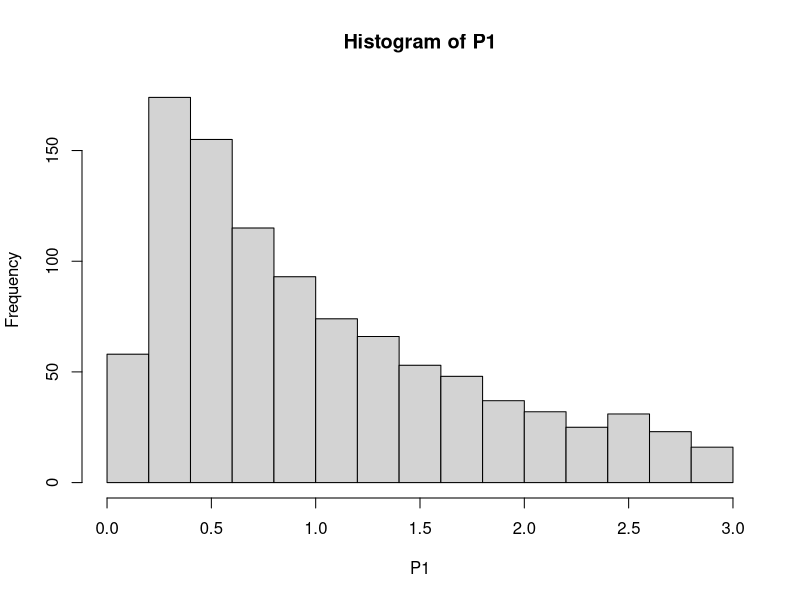
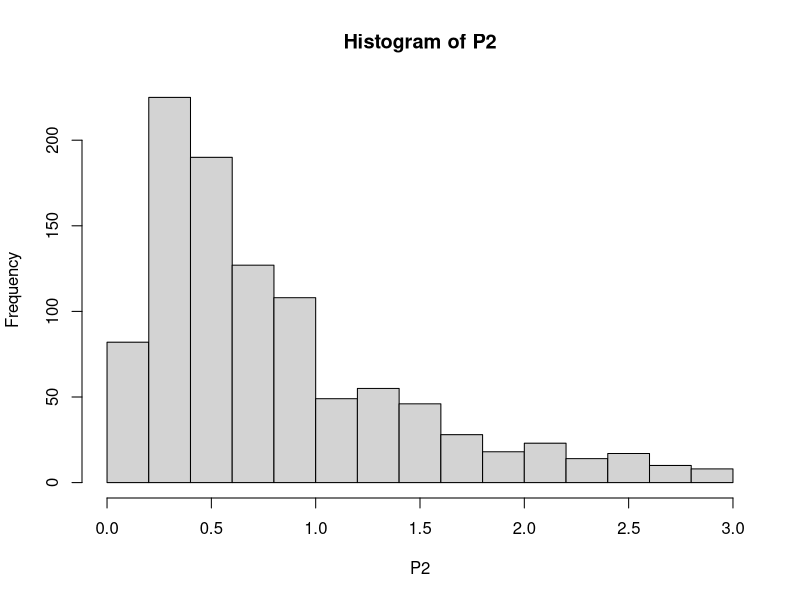

Write R code to recreate these figures, in order. (Note: this script raises an error after producing the figures.)
RDM_pdf = function(x,drift_pdf,threshold){
  pdf = (threshold ) / sqrt(2*pi*(x^3)) * exp(-0.5 * ((drift_pdf*(x) - threshold)^2) / (x))
  return(pdf)}

probs_1 =  RDM_pdf(seq(0.1,3,0.01),.5,1)
probs_2=  RDM_pdf(seq(0.1,3,0.01),1,1)
probs_3 =  RDM_pdf(seq(0.1,3,0.01),1.5,1)
probs_4=  RDM_pdf(seq(0.1,3,0.01),2,1)
probs_5 =  RDM_pdf(seq(0.1,3,0.01),2.5,1)
probs_6=  RDM_pdf(seq(0.1,3,0.01),3,1)

P1 = sample(x = seq(0.1,3,0.01), 1000,probs_1,replace = TRUE)
P2 = sample(x = seq(0.1,3,0.01), 1000,probs_2,replace = TRUE)

P3 = sample(x = seq(0.1,3,0.01), 1000,probs_3,replace = TRUE)
P4 = sample(x = seq(0.1,3,0.01), 1000,probs_4,replace = TRUE)


P5 = sample(x = seq(0.1,3,0.01), 1000,probs_5,replace = TRUE)
P6 = sample(x = seq(0.1,3,0.01), 1000,probs_6,replace = TRUE)


meanrt_rdm = c(mean(P1),mean(P2),mean(P3),mean(P4),mean(P5),mean(P6))
sdrt_rdm = c(sd(P1),sd(P2),sd(P3),sd(P4),sd(P5),sd(P6))
cor(meanrt_rdm,sdrt_rdm)


hist(P1)
hist(P2)
median(P1);sd(P1)    
median(P2);sd(P2)  
cor()